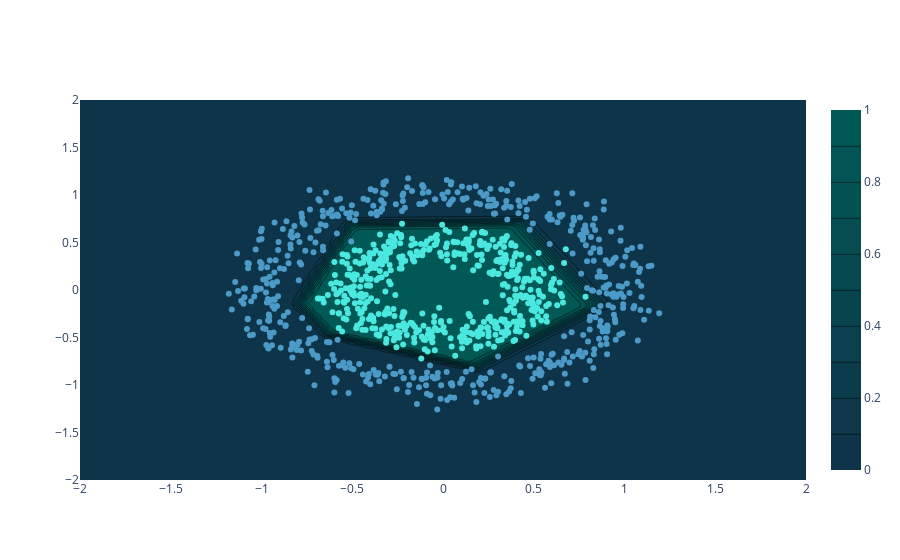

Notebook code cell kept with this figure:
### Markdown cell above
* Can you try and plot the decision function of the model in the data space? Like we saw in the tensorflow playground? You can get inspiration <a href="https://plotly.com/python/knn-classification/"> here </a>

### Code cell
from plotly import express as px
import numpy as np
x1_example = np.linspace(-2,2,100)
x2_example = np.linspace(-2,2,100)

x1, x2 = np.meshgrid(x1_example,x2_example)

example = np.array([[xx1,xx2] for xx1,xx2 in zip(x1.reshape(-1),x2.reshape(-1))])

pred_example = model(example).numpy().reshape([100,100])

fig = go.Figure(data=[
    go.Contour(
        x=x1_example,
        y=x2_example,
        z=pred_example,
        colorscale=[color_chart[-2],color_chart[-1]]
    )
])
fig.add_trace(go.Scatter(x = x[:,0],
                         y = x[:,1],
                         mode = "markers",
                         marker = dict(
                             color=y,
                             colorscale=color_chart[0:2])
                         )
)
fig.show()

### Figure 1 — Plotly figure (JSON) as saved in the notebook; plotly's stock layout.template omitted (floating-point values rounded to 4 significant figures; data arrays with more than 128 entries replaced by an {"elided": "..."} marker saying what was removed)
{"data": [{"colorscale": [[0, "#0E3449"], [1, "#015955"]], "type": "contour", "x": [-2, -1.96, -1.919, -1.879, -1.838, -1.798, -1.758, -1.717, -1.677, -1.636, -1.596, -1.556, -1.515, -1.475, -1.434, -1.394, -1.354, -1.313, -1.273, -1.232, -1.192, -1.152, -1.111, -1.071, -1.03, -0.9899, -0.9495, -0.9091, -0.8687, -0.8283, -0.7879, -0.7475, -0.7071, -0.6667, -0.6263, -0.5859, -0.5455, -0.5051, -0.4646, -0.4242, -0.3838, -0.3434, -0.303, -0.2626, -0.2222, -0.1818, -0.1414, -0.101, -0.06061, -0.0202, 0.0202, 0.06061, 0.101, 0.1414, 0.1818, 0.2222, 0.2626, 0.303, 0.3434, 0.3838, 0.4242, 0.4646, 0.5051, 0.5455, 0.5859, 0.6263, 0.6667, 0.7071, 0.7475, 0.7879, 0.8283, 0.8687, 0.9091, 0.9495, 0.9899, 1.03, 1.071, 1.111, 1.152, 1.192, 1.232, 1.273, 1.313, 1.354, 1.394, 1.434, 1.475, 1.515, 1.556, 1.596, 1.636, 1.677, 1.717, 1.758, 1.798, 1.838, 1.879, 1.919, 1.96, 2], "y": [-2, -1.96, -1.919, -1.879, -1.838, -1.798, -1.758, -1.717, -1.677, -1.636, -1.596, -1.556, -1.515, -1.475, -1.434, -1.394, -1.354, -1.313, -1.273, -1.232, -1.192, -1.152, -1.111, -1.071, -1.03, -0.9899, -0.9495, -0.9091, -0.8687, -0.8283, -0.7879, -0.7475, -0.7071, -0.6667, -0.6263, -0.5859, -0.5455, -0.5051, -0.4646, -0.4242, -0.3838, -0.3434, -0.303, -0.2626, -0.2222, -0.1818, -0.1414, -0.101, -0.06061, -0.0202, 0.0202, 0.06061, 0.101, 0.1414, 0.1818, 0.2222, 0.2626, 0.303, 0.3434, 0.3838, 0.4242, 0.4646, 0.5051, 0.5455, 0.5859, 0.6263, 0.6667, 0.7071, 0.7475, 0.7879, 0.8283, 0.8687, 0.9091, 0.9495, 0.9899, 1.03, 1.071, 1.111, 1.152, 1.192, 1.232, 1.273, 1.313, 1.354, 1.394, 1.434, 1.475, 1.515, 1.556, 1.596, 1.636, 1.677, 1.717, 1.758, 1.798, 1.838, 1.879, 1.919, 1.96, 2], "z": {"elided": "100x100 float values"}}, {"marker": {"color": {"elided": "1000 int values"}, "colorscale": [[0, "#4B9AC7"], [1, "#4BE8E0"]]}, "mode": "markers", "type": "scatter", "x": {"elided": "1000 float values"}, "y": {"elided": "1000 float values"}}], "layout": {}}
